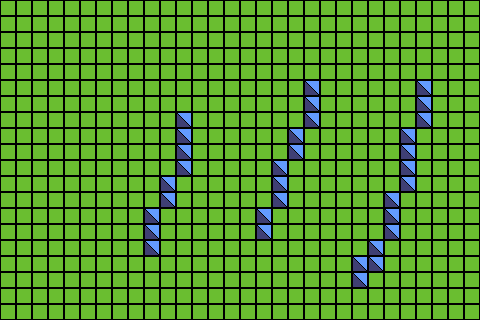

Rendered tile map (Tiled .tmx) drawn with the repository's tilesets; below, a short description and the map source with its tile grids summarised:
An orthogonal 30x20 tile map with 16x16 px tiles, 1 tile layer (Tile Layer 1).

<map version="1.10" tiledversion="1.11.2" orientation="orthogonal" renderorder="right-down" width="30" height="20" tilewidth="16" tileheight="16" infinite="0" nextlayerid="2" nextobjectid="1">
 <tileset firstgid="1" source="TestTileset.tsx" />
 <layer id="1" name="Tile Layer 1" width="30" height="20">
  <data>[600 cells, 600 non-empty, 2 distinct tile ids]</data>
 </layer>
</map>
